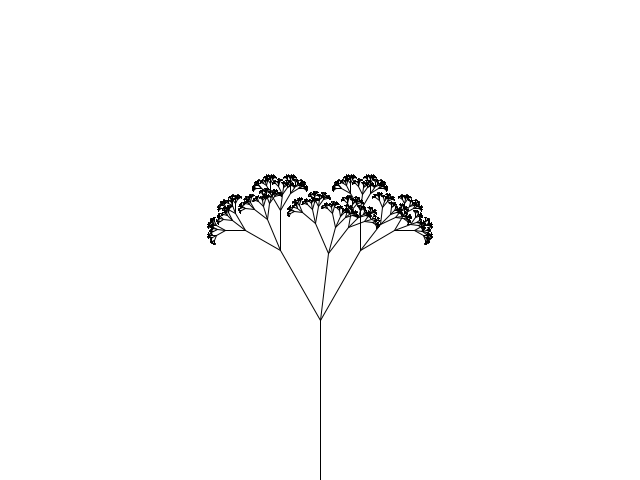
Frame 1 (no input)
Frame 2 (the mouse pressed at the canvas centre, redrawn once): identical to frame 1, image omitted

The Processing sketch that drew this single still picture (run headless with seeded random() and noise(); the mouse was pressed at the canvas centre and the sketch redrawn once):

// Processing sketch: Fractals
// ── Fractals.pde
//CircleRecur cr;
//CantorSet cs;

/*Wtf wtf;
float x,y,len;
float theta;
float step;*/

//KochCurve kc;
Tree tree;
float rate = 2.0;
float theta = PI/6;
void setup(){
    
    size(640, 480);
    
    //cr = new CircleRecur();
    //cs = new CantorSet();
    /*wtf = new Wtf();
    x = width/2;
    y = height/2;
    len = (width+height)/4;
    theta = 0.0;
    step = 0.01;*/

    //kc = new KochCurve();

    tree = new Tree(rate, theta);
}

void draw(){
    background(255);

    //cr.drawCircle(width/2, height/2, 300);

    /*strokeWeight(10);
    stroke(0);
    strokeCap(SQUARE);
    cs.cantor(50, 50, 540);*/

    /*stroke(0);
    strokeWeight(1);
    strokeCap(SQUARE);

    wtf.drawWtf(x, y, len + noise(theta) * 10);
    theta+=step;*/

    //kc.drawKC(new PVector(0, height/2), new PVector(width, height/2)); 
    //kc.drawSnowFlake(new PVector(width/2, height/2), height/2);

    stroke(0);
    tree.drawTree2(new PVector(width/2, height), new PVector(width/2, height/3 * 2));

    noLoop();
}


void keyPressed(){
    if('w' == key){
        rate += 0.01;
    }else if('s' == key){
        rate -= 0.01;
    }


    if('a' == key){
        theta -= 0.01;
    }else if('d' == key){
        theta += 0.01;
    }
    tree = new Tree(rate, theta);
    loop();
    println("rate:"+rate+", theta:"+theta);
}

// ── CantorSet.pde
class CantorSet{
    
    void cantor(float x, float y, float len){
        if(len >= 1){
            line(x, y, x+len, y);

            y+=20;
            cantor(x, y, len/3);
            cantor(x + len*2/3, y, len/3);
        }
    }
}

// ── CircleRecur.pde
class CircleRecur{

    void drawCircle(float x, float y, float radius){

        stroke(0);
        noFill();
        ellipse(x, y, radius, radius);

        if(radius > 8){
            drawCircle(x - radius/2, y, radius/2);
            drawCircle(x + radius/2, y, radius/2);
            drawCircle(x, y + radius/2, radius/2);
            drawCircle(x, y - radius/2, radius/2);
        }
    }
}

// ── KochCurve.pde
class KochCurve{
    
    void drawKC(PVector start, PVector end){
        
        stroke(0);
        strokeWeight(1);
        line(start.x, start.y, end.x, end.y);

        float dist = PVector.dist(start, end);
        if(dist < 3){
            return ; 
        }
        
        PVector v1, v2,v3;
        v1 = PVector.sub(end, start);
        v2 = v1.get();
        v1.div(3.0);
        v2.mult(2/3.0);
        v3 = v1.get();
        v1 = PVector.add(start, v1);
        v2 = PVector.add(start, v2);
        v3.rotate(-radians(60));
        v3 = PVector.add(v1, v3);
    
        stroke(255); 
        strokeWeight(2);
        line(v1.x, v1.y, v2.x, v2.y);
        
        stroke(0);
        strokeWeight(1);
        line(v1.x, v1.y, v3.x, v3.y);
        line(v2.x, v2.y, v3.x, v3.y);

        drawKC(start, v1);
        drawKC(v1, v3);
        drawKC(v3, v2);
        drawKC(v2, end);
    }

    void drawSnowFlake(PVector center, float radius){
        float step = TWO_PI / 3; 
        float theta = 0.0;
        PVector[] vertexes = new PVector[3];

        for(int i = 0; i < 3; i++){
            float x = center.x + cos(theta) * radius;
            float y = center.y + sin(theta) * radius;
            vertexes[i] = new PVector(x, y);
            theta += step;
        }

        drawKC(vertexes[0], vertexes[1]);
        drawKC(vertexes[1], vertexes[2]);
        drawKC(vertexes[2], vertexes[0]);
    }
}

// ── Tree.pde
class Tree{
    float theta;
    float rate;
    float am;

    Tree(float rate, float theta){
        this.rate = rate;
        this.theta = theta;

    }

    void drawTree2(PVector root, PVector branch){
        
        line(root.x, root.y, branch.x, branch.y);

        PVector vm, vl, vr;
        vm = PVector.sub(branch, root);
        if(vm.mag() < 1){
            return;
        }
        vl = vm.get();
        vr = vm.get();
        vm.div(rate*1.2);
        vl.div(rate);
        vr.div(rate);

    
        vm.rotate(theta/4);
        vl.rotate(-theta);
        vr.rotate(theta);

        vm = PVector.add(branch, vm);
        vl = PVector.add(branch, vl);
        vr = PVector.add(branch, vr);

        drawTree2(branch, vm);
        drawTree2(branch, vl);
        drawTree2(branch, vr);
    }

    void drawTree(PVector root, PVector branch){
        
        line(root.x, root.y, branch.x, branch.y);

        PVector vl, vr;
        vl = PVector.sub(branch, root);
        if(vl.mag() < 1){
            return;
        }
        vl.div(rate);
        vr = vl.get();
        vl.rotate(-random(0, theta));
        vr.rotate(random(0, theta));

        vl = PVector.add(branch, vl);
        vr = PVector.add(branch, vr);

        drawTree(branch, vl);
        drawTree(branch, vr);
    }
}

// ── Wtf.pde
class Wtf{
    
    void drawWtf(float x, float y, float len){

        if(len > 2){
            line(x-len, y, x+len, y);
            line(x-len, y-len, x-len, y+len);
            line(x+len, y-len, x+len, y+len);

            drawWtf(x-len, y-len, len/2);
            drawWtf(x-len, y+len, len/2);
            drawWtf(x+len, y-len, len/2);
            drawWtf(x+len, y+len, len/2);
        }
    }
}
